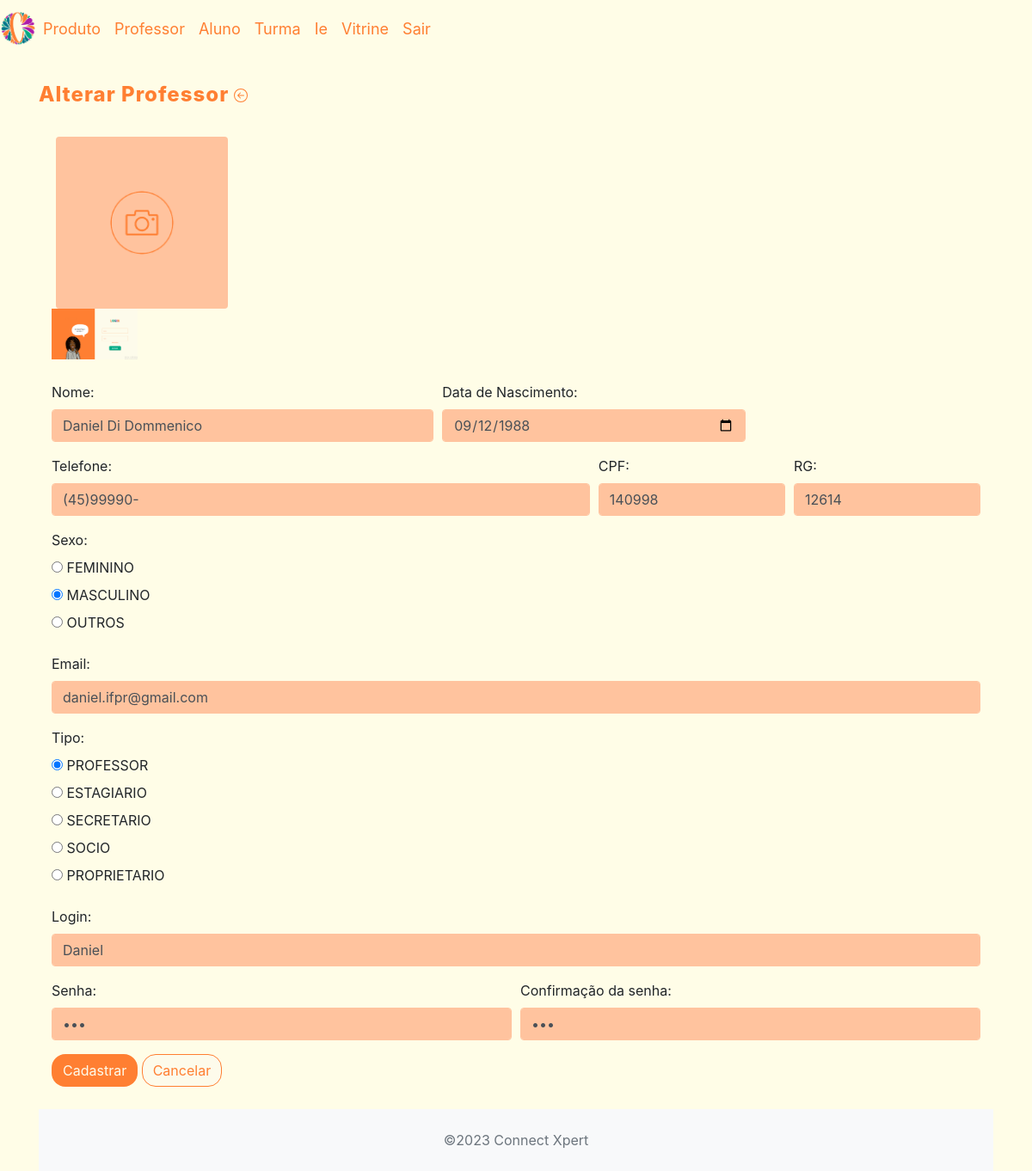
The app's page /crud_connectxpert/app/controller/ProfessorController.php?action=edit&id=8 (signed in) with its own data.
### tables this page shows
CREATE TABLE `professor` (
  `id_professor` int(60) NOT NULL,
  `nome_professor` varchar(100) NOT NULL,
  `nascimento_professor` date NOT NULL,
  `telefone_professor` varchar(20) NOT NULL,
  `sexo_professor` enum('feminino','masculino','outros') NOT NULL,
  `login_professor` varchar(100) NOT NULL,
  `senha_professor` char(8) NOT NULL,
  `tipo` enum('PROFESSOR','ESTAGIARIO','SECRETARIO','SOCIO','PROPRIETARIO') NOT NULL,
  `cpf_professor` varchar(20) NOT NULL,
  `rg_professor` varchar(20) NOT NULL,
  `email_professor` varchar(100) NOT NULL,
  `foto` varchar(60) NOT NULL
);

### crud_connectxpert/app/model/Professor.php (called while the page is built, shortened)
<?php
class Professor {
    private $nomeProfessor;
    private $nascimentoProfessor;
    private $telefoneProfessor;
    private $sexoProfessor;
    private $cpfProfessor;
    private $rgProfessor;
    private $emailProfessor;
    private $loginProfessor;
    private $senhaProfessor;
    private $tipo;
    private $fotoProfessor;
    public function getNomeProfessor()
    {
        return $this->nomeProfessor;
    }
    public function setNomeProfessor($nomeProfessor): self
    {
        $this->nomeProfessor = $nomeProfessor;
        return $this;
    }
    public function getNascimentoProfessor()
    {
        return $this->nascimentoProfessor;
    }
    public function setNascimentoProfessor($nascimentoProfessor): self
    {
        $this->nascimentoProfessor = $nascimentoProfessor;
        return $this;
    }
    public function getTelefoneProfessor()
    {
        return $this->telefoneProfessor;
    }
    public function setTelefoneProfessor($telefoneProfessor): self
    {
        $this->telefoneProfessor = $telefoneProfessor;
        return $this;
    }
    public function getSexoProfessor()
    {
        return $this->sexoProfessor;
    }
    public function setSexoProfessor($sexoProfessor): self
    {
        $this->sexoProfessor = $sexoProfessor;
        return $this;
    }
    public function getLoginProfessor()
    {
        return $this->loginProfessor;
    }
    public function setLoginProfessor($loginProfessor): self
    {
        $this->loginProfessor = $loginProfessor;
        return $this;
    }
    public function getSenhaProfessor()
    {
        return $this->senhaProfessor;
    }
    public function setSenhaProfessor($senhaProfessor): self
    {
        $this->senhaProfessor = $senhaProfessor;
        return $this;
    }
    public function getTipo()
    {
        return $this->tipo;
    }
    public function setTipo($tipo)
    {
        $this->tipo = $tipo;
        return $this;
    }
    public function getCpfProfessor()
    {
        return $this->cpfProfessor;
    }
    public function setCpfProfessor($cpfProfessor)
    {
        $this->cpfProfessor = $cpfProfessor;
        return $this;
    }
    public function getRgProfessor()
    {
        return $this->rgProfessor;
    }
    public function setRgProfessor($rgProfessor)
    {
        $this->rgProfessor = $rgProfessor;
        return $this;
    }
    public function getEmailProfessor()
    {
        return $this->emailProfessor;
    }
    public function setEmailProfessor($emailProfessor)
    {
        $this->emailProfessor = $emailProfessor;
        return $this;
    }
    public function getFotoProfessor()
    {
        return $this->fotoProfessor;
    }
    public function setFotoProfessor($fotoProfessor)
    {
        $this->fotoProfessor = $fotoProfessor;
        return $this;
    }
}

### crud_connectxpert/app/dao/ProfessorDAO.php (called while the page is built, shortened)
<?php
include_once(__DIR__ . "/../model/Professor.php");
class ProfessorDAO {
    public function findById(int $id) {
        $conn = Connection::getConn();
        $sql = "SELECT * FROM professor p" .
               " WHERE p.id_professor = ?";
        $stm = $conn->prepare($sql);
        $stm->execute([$id]);
        $result = $stm->fetchAll();
        $professores = $this->mapProfessores($result);
        if(count($professores) == 1)
            return $professores[0];
        elseif(count($professores) == 0)
            return null;
        die("ProfessorDAO.findById()" .
            " - Erro: mais de um professor encontrado.");
    }
    private function mapProfessores($result) {
        $professores = array();
        foreach ($result as $reg) {
            $professor = new Professor();
            $professor->setIdProfessor($reg['id_professor']);
            $professor->setNomeProfessor($reg['nome_professor']);
            $professor->setNascimentoProfessor($reg['nascimento_professor']);
            $professor->setTelefoneProfessor($reg['telefone_professor']);
            $professor->setSexoProfessor($reg['sexo_professor']);
            $professor->setCpfProfessor($reg['cpf_professor']);
            $professor->setRgProfessor($reg['rg_professor']);
            $professor->setEmailProfessor($reg['email_professor']);
            $professor->setLoginProfessor($reg['login_professor']);
            $professor->setSenhaProfessor($reg['senha_professor']);
            $professor->setTipo($reg['tipo']);
            $professor->setFotoProfessor($reg['foto']);
            array_push($professores, $professor);
        }
        return $professores;
    }
}

### crud_connectxpert/app/view/professor/formProfessor.php (the view, shortened to what this page needs)
<?php
require_once(__DIR__ . "/../include/header.php");
require_once(__DIR__ . "/../include/menu.php");
echo '<link rel="stylesheet" href="' . BASEURL . '/view/professor/profstyle.css">';
?>
<div class="container">
    <div class="row">
        <h3 class="col-4">
            <?php if ($dados['id_professor'] == 0) echo "Inserir";
            else echo "Alterar"; ?> Professor <a class="btn-inserir" href="<?= BASEURL ?>/controller/AlunoController.php?action=list"></a></h3></div>
                <div class="container">
        <form id="frmProfessor" method="POST" action="<?= BASEURL ?>/controller/ProfessorController.php?action=save" enctype="multipart/form-data">
                <div class="form-row" style="margin-top: 40px;">
                    <div class="form-group col-md-3">
                        <?php if (isset($dados["professor"]) && $dados["professor"]->getFotoProfessor()) : ?>
                            <img src="<?= BASEURL_FOTOS . $dados["professor"]->getFotoProfessor(); ?>" alt="" width="100px">
                        <?php endif; ?>
                    </div>
                </div>
                    <div class="form-row" style="margin-top: 10px;">
                        <div class="form-group col-md-5">
                            <label for="txtNomeProfessor">Nome:</label>
                            <input class="form-control" type="text" id="txtNomeProfessor" name="nomeProfessor" maxlength="70" value="<?php echo (isset($dados["professor"]) ? $dados["professor"]->getNomeProfessor() : ''); ?>" />
                        </div>
                        <div class="form-group col-md-4">
                            <label for="txtNascimentoProfessor">Data de Nascimento:</label>
                            <input class="form-control" type="date" id="txtNascimentoProfessor" name="nascimentoProfessor" value="<?php echo (isset($dados["professor"]) ? $dados["professor"]->getNascimentoProfessor() : ''); ?>" />
                        </div>
                    </div>
                    <div class="form-row">
                        <div class="form-group col-md-7">
                            <label for="txtTelefoneProfessor">Telefone:</label>
                            <input class="form-control" type="text" id="txtTelefoneProfessor" name="telefoneProfessor" maxlength="14" onfocus="mascTelefone1(this)" onkeypress="mascTelefone2(this)" value="<?php echo (isset($dados["professor"]) ? $dados["professor"]->getTelefoneProfessor() : ''); ?>" />
                        </div>
                        <div class="form-group col">
                            <label for="txtCpfProfessor">CPF:</label>
                            <input class="form-control" type="text" id="txtCpfProfessor" name="cpfProfessor" maxlength="14" onkeypress="mascCpf(this)" value="<?php echo (isset($dados["professor"]) ? $dados["professor"]->getCpfProfessor() : ''); ?>" />
                        </div>
                        <div class="form-group col">
                            <label for="txtRgProfessor">RG:</label>
                            <input class="form-control" type="text" id="txtRgProfessor" name="rgProfessor" maxlength="12"  onkeypress="mascRg(this)" value="<?php echo (isset($dados["professor"]) ? $dados["professor"]->getRgProfessor() : ''); ?>" />
                        </div>
                    </div>
                    <div class="form-group">
                        <label>Sexo:</label>
                        <?php foreach ($dados["sexo"] as $sexo) : ?>
                            <div class="form-radio">
                                <input type="radio" name="sexo" id="<?= 'ckb' . $sexo ?>" value="<?= strtolower($sexo) ?>" <?php
                                    if (
                                    isset($dados['professor']) &&
                                    strtolower($sexo) == $dados['professor']->getSexoProfessor()
                                    )
                                    echo " checked";
                                    ?> />
                                <label for="<?= 'ckb' . $sexo ?>"><?= $sexo ?></label>
                            </div>
                        <?php endforeach; ?>
                    </div>
                    <div class="form-group">
                        <label for="txtEmailProfessor">Email:</label>
                        <input class="form-control" type="email" id="txtEmailProfessor" name="emailProfessor" maxlength="100" value="<?php echo (isset($dados["professor"]) ? $dados["professor"]->getEmailProfessor() : ''); ?>" />
                    </div>
                    <div class="form-group">
                        <label>Tipo:</label>
                        <?php foreach ($dados["tipo"] as $tipo) : ?>
                            <div class="form-radio">
                                <input type="radio" name="tipo" id="<?= 'ckb' . $tipo ?>" value="<?= $tipo ?>" <?php
                                if (
                                isset($dados['professor']) &&
                                $tipo == $dados['professor']->getTipo()
                                )
                                echo " checked";
                                ?> />
                                <label for="<?= 'ckb' . $tipo ?>"><?= $tipo ?></label>
                            </div>
                        <?php endforeach; ?>
                    </div>
                    <div class="form-group">
                        <label for="txtLoginProfessor">Login:</label>
                        <input class="form-control" type="text" id="txtLoginProfessor" name="loginProfessor" maxlength="15" value="<?php echo (isset($dados["professor"]) ? $dados["professor"]->getLoginProfessor() : ''); ?>" />
                    </div>
                    <div class="form-row">
                        <div class="form-group col-md-6">
                            <label for="txtSenha">Senha:</label>
                            <input class="form-control" type="password" id="txtPasswordProfessor" name="senhaProfessor" maxlength="15" value="<?php echo (isset($dados["professor"]) ? $dados["professor"]->getSenhaProfessor() : ''); ?>" />
                        </div>
                        <div class="form-group col-md-6">
                            <label for="txtConfSenhaProfessor">Confirmação da senha:</label>
                            <input class="form-control" type="password" id="txtConfSenhaProfessor" name="confSenhaProfessor" maxlength="15" value="<?php echo isset($dados['confSenhaProfessor']) ? $dados['confSenhaProfessor'] : ''; ?>" />
                        </div>
                        <div class="form-group col-md-6">
                            <button type="submit" class="btn" style="background-color: #ff7f32; border-radius: 16px;"><a style="color:#fdfbeb;"> Cadastrar</a></button>
                            <button type="reset" class="btn" style="background-color: #fdfbeb; border-radius: 16px; border-color: #ff7f32;"><a style="color: #ff7f32;"> Cancelar </a></button>
        </form>
    </div>
    <div class="col-6">
    </div>
</div>
<?php
require_once(__DIR__ . "/../include/footer.php");
?>

### crud_connectxpert/app/view/professor/profstyle.css (style rules this page uses)
h3 { width: 100px; height: 45px; top: 30px; color: rgba(255, 127, 50, 1); font-style: normal; font-size: 24px; font-weight: 800; line-height: 1.2; letter-spacing: 1px; text-decoration: none; text-transform: none; }
body { background-color: #fffde7; }
.form-control { background-color: #ffc39e; border: 1px solid #ffc39e; }

### records on screen
professor: foto (picture), nomeProfessor "Daniel Di Dommenico", nascimentoProfessor "09/12/1988", telefoneProfessor "(45)99990-", cpfProfessor "140998", rgProfessor "12614", sexo_professor "☐ FEMININO", sexo_professor "☑ MASCULINO", sexo_professor "☐ OUTROS", emailProfessor "daniel.ifpr@gmail.com", tipo "☑ PROFESSOR", tipo "☐ ESTAGIARIO", tipo "☐ SECRETARIO", tipo "☐ SOCIO", tipo "☐ PROPRIETARIO", loginProfessor "Daniel"

### other values on screen
$sexo "FEMININO"
$sexo "MASCULINO"
$sexo "OUTROS"
$tipo "PROFESSOR"
$tipo "ESTAGIARIO"
$tipo "SECRETARIO"
$tipo "SOCIO"
$tipo "PROPRIETARIO"
